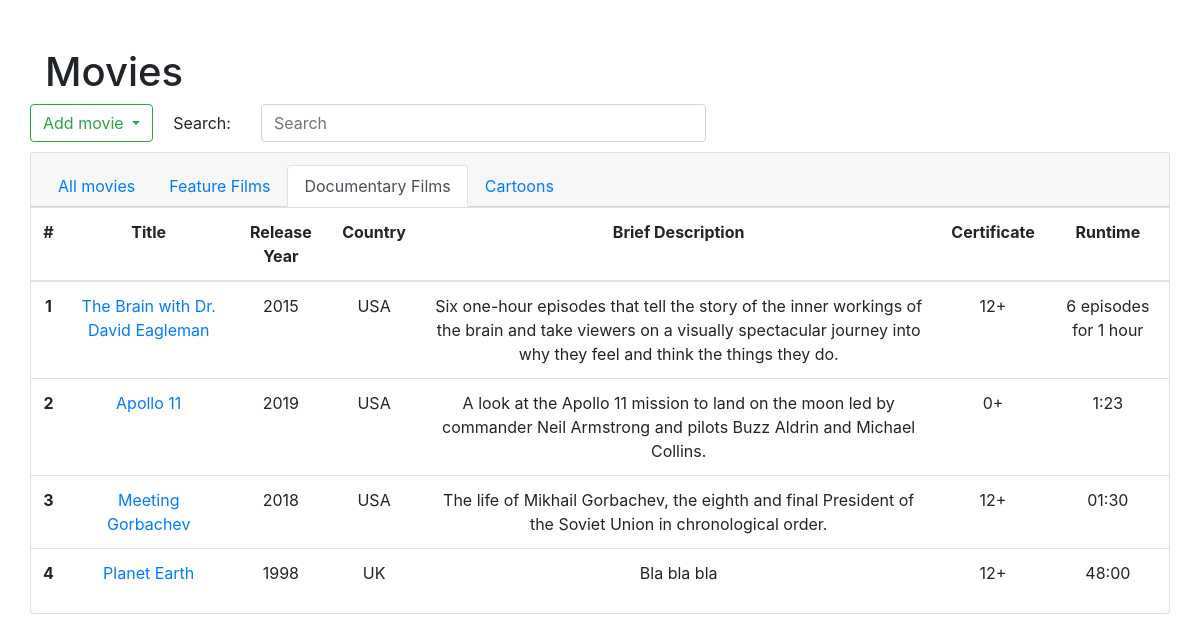
/index_documentary, run on an earlier commit of the app's database.
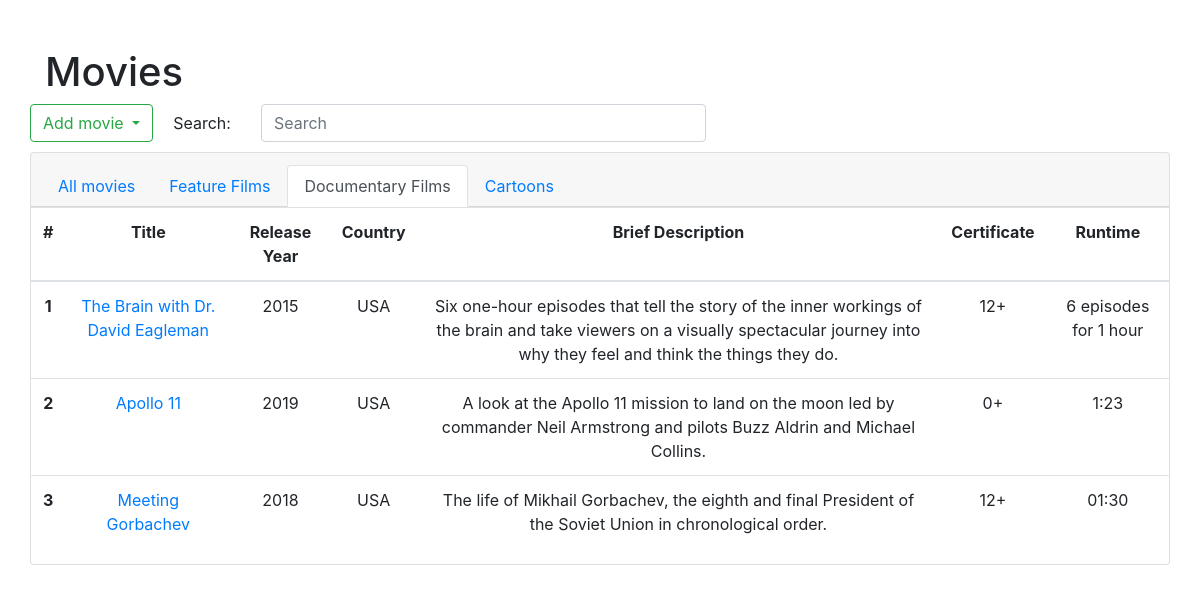
And on a later commit of the database.
### tables this page shows
CREATE TABLE documentary_films(
    id TEXT PRIMARY KEY,
    title TEXT NOT NULL,
    release_year INTEGER NOT NULL CHECK ( release_year > 1894 AND release_year < 2025 ),
    country TEXT NOT NULL,
    director TEXT NOT NULL,
    category TEXT NOT NULL,
    brief_description TEXT NOT NULL,
    certificate TEXT NOT NULL,
    runtime TEXT NOT NULL,
    tags TEXT NOT NULL
);

### app/main.py (the view)
    @app.route("/index_documentary", methods=['GET'])
    def index_documentary():
        documentary_films = db_documentary.get_documentary_films(db_documentary.open_db(db_url))
        return render_template('index_documentary.html', documentary_films=documentary_films)

### app/db_documentary.py (called while the page is built)
def open_db(url):
    db = sqlite3.connect(url)
    db.row_factory = sqlite3.Row
    return db

def get_documentary_films(db):
    with db:
        cursor = db.cursor()
        cursor.execute('''SELECT id, title, release_year, country, director, category, brief_description, certificate,
        runtime, tags FROM documentary_films''')
        items = []
        for row in cursor:
            items.append(
                Documentary(
                    row['id'],
                    row['title'],
                    row['release_year'],
                    row['country'],
                    row['director'],
                    row['category'],
                    row['brief_description'],
                    row['certificate'],
                    row['runtime'],
                    row['tags']
                )
            )
        return items

### app/templates/index_documentary.html (shortened to what this page needs)
<!doctype html>
<html lang="en">
<head>
    <link rel="stylesheet" href="https://stackpath.bootstrapcdn.com/bootstrap/4.3.1/css/bootstrap.min.css"
>
</head>
<body>
<div class="container">
    <div class="row">
        <div class="col pt-5">
            <h1>Movies</h1>
            <div class="row" style="margin-bottom: 10px">
                <div class="dropdown" style="margin-right: 5px">
                    <button class="btn btn-outline-success dropdown-toggle" type="button" id="dropdownMenuButton"
                            data-toggle="dropdown" aria-haspopup="true" aria-expanded="false">Add movie
                    </button>
                </div>
                <div><label for="search" class="col-sm-6 col-form-label">Search:</label></div>
                <div class="col-sm-5">
                    <input name="search" type="text" class="form-control" id="search" placeholder="Search">
                </div>
            </div>
            </div>
            <div class="card text-center">
                <div class="card-header">
                    <ul class="nav nav-tabs card-header-tabs">
                        <li class="nav-item">
                            <a class="nav-link" href="{{ url_for('index') }}">All movies</a>
                        </li>
                        <li class="nav-item">
                            <a class="nav-link" href="{{ url_for('index_feature') }}">Feature Films</a>
                        </li>
                        <li class="nav-item">
                            <a class="nav-link active" href="#">Documentary Films</a>
                        </li>
                        <li class="nav-item">
                            <a class="nav-link" href="{{ url_for('index_cartoons') }}">Cartoons</a>
                        </li>
                    </ul>
              </div>
            <table class="table">
                <thread>
                    <tr>
                        <th scope="col">#</th>
                        <th scope="col">Title</th>
                        <th scope="col">Release Year</th>
                        <th scope="col">Country</th>
                        <th scope="col">Brief Description</th>
                        <th scope="col">Certificate</th>
                        <th scope="col">Runtime</th>
                    </tr>
                </thread>
                <tbody>
                {% for documentary_film in documentary_films %}
                    <tr>
                        <th scope="row">{{ loop.index }}</th>
                        <td><a href="{{ url_for('details_documentary_by_id', id=documentary_film.id) }}">{{ documentary_film.title }}</a></td>
                        <td>{{ documentary_film.release_year }}</td>
                        <td>{{ documentary_film.country }}</td>
                        <td>{{ documentary_film.brief_description }}</td>
                        <td>{{ documentary_film.certificate }}</td>
                        <td>{{ documentary_film.runtime }}</td>
                    </tr>
                {% endfor %}
                </tbody>
            </table>
        </div>
    </div>
</div>
</body>
</html>

What changed in the data, as far as the page shows it:
removed documentary_films: title "Planet Earth", release_year "1998", country "UK", brief_description "Bla bla bla", certificate "12+", runtime "48:00"
